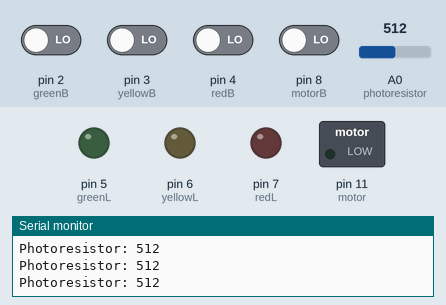
Bench run of a sketch on a simulated Arduino Uno, built with avr-gcc and run on an emulated ATmega328P. Parts: switched loads named in the sketch (green lamp = pin HIGH), output pins drawn as LEDs (lit = HIGH), the last lines printed to the serial monitor. The inputs (shaded band) are chosen by the test bench; at power-on: pin 2 (greenB), pin 3 (yellowB), pin 4 (redB), pin 8 (motorB) LOW, A0 (photoresistor) = 512.

Above: at 1.2 s.
1.3 s: A0 (photoresistor) set to 11
4.3 s: A0 (photoresistor) set to 8
At 4.8 s:
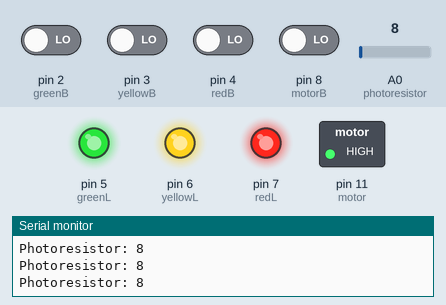
5.8 s: pin 2 (greenB) driven HIGH
At 6.6 s:
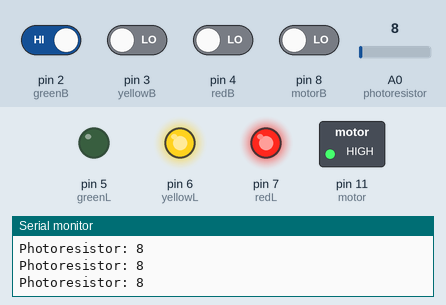
7.3 s: pin 3 (yellowB) driven HIGH
At 7.6 s:
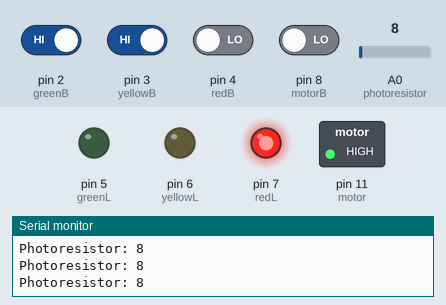
8.8 s: pin 4 (redB) driven HIGH
At 9.9 s:
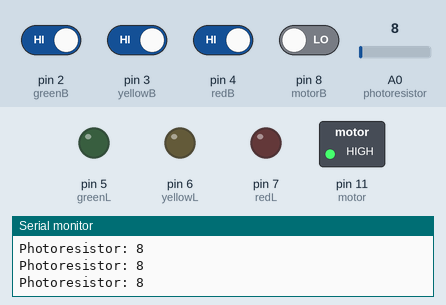
10.3 s: A0 (photoresistor) set to 122
At 11.0 s:
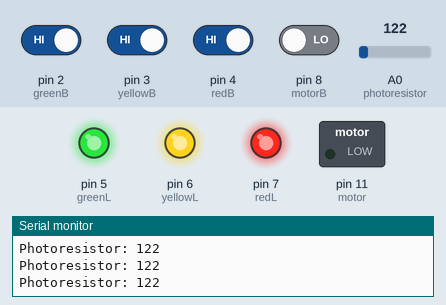
Timing chart, 0 to 12.8 s (numbered marks = the images above; inputs shaded):
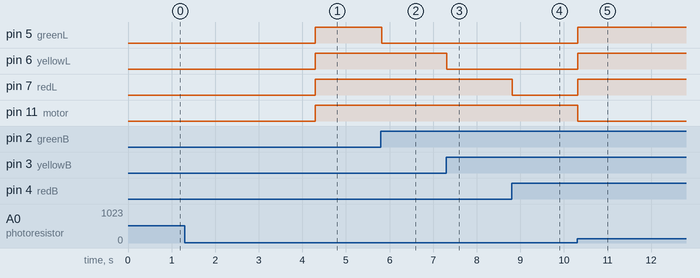

The sketch:

ArduinoControlTest.ino
```cpp
/*Joshua Liu
Arduino only
*/

#define greenB 2
#define yellowB 3
#define redB 4

#define greenL 5
#define yellowL 6
#define redL 7

#define photoresistor A0

#define motor 11

#define motorB 8

void setup() {
  Serial.begin(9600);

  pinMode(greenB, INPUT);
  pinMode(yellowB, INPUT);
  pinMode(redB, INPUT);

  pinMode(greenL, OUTPUT);
  pinMode(yellowL, OUTPUT);
  pinMode(redL, OUTPUT);

  pinMode(photoresistor, INPUT);

  pinMode(motor, OUTPUT);
  pinMode(motorB, INPUT);

  digitalWrite(greenL, LOW);
  digitalWrite(yellowL, LOW);
  digitalWrite(redL, LOW);

  Serial.println("Green off");
  Serial.println("Yellow off");
  Serial.println("Red off");
}

void loop() {
  Serial.print("Photoresistor: ");
  Serial.println(analogRead(photoresistor));
  if(analogRead(photoresistor) > 9){
    if(digitalRead(motorB) == 1){
      digitalWrite(motor, HIGH);
      //Serial.println("Motor on");
    }else{
      digitalWrite(motor, LOW);
      //Serial.println("Motor off");
    }
    if(digitalRead(greenB) == 1){
      digitalWrite(greenL, HIGH);
      //Serial.println("Green on");
    }else{
      digitalWrite(greenL, LOW);
      //Serial.println("Green off");
    }
    if(digitalRead(yellowB) == 1){
      digitalWrite(yellowL, HIGH);
      //Serial.println("Yellow on");
    }else{
      digitalWrite(yellowL, LOW);
      //Serial.println("Yellow off");
    }
    if(digitalRead(redB) == 1){
      digitalWrite(redL, HIGH);
      //Serial.println("Red on");
    }else{
      digitalWrite(redL, LOW);
      //Serial.println("Red off");
    }
  }else{
    if(digitalRead(motorB) == 1){
      digitalWrite(motor, LOW);
      //Serial.println("Motor off");
    }else{
      digitalWrite(motor, HIGH);
      //Serial.println("Motor on");
    }
    if(digitalRead(greenB) == 1){
      digitalWrite(greenL, LOW);
      //Serial.println("Green off");
    }else{
      digitalWrite(greenL, HIGH);
      //Serial.println("Green on");
    }
    if(digitalRead(yellowB) == 1){
      digitalWrite(yellowL, LOW);
      //Serial.println("Yellow off");
    }else{
      digitalWrite(yellowL, HIGH);
      //Serial.println("Yellow on");
    }
    if(digitalRead(redB) == 1){
      digitalWrite(redL, LOW);
      //Serial.println("Red off");
    }else{
      digitalWrite(redL, HIGH);
      //Serial.println("Red on");
    }
  }
}
```

Measured:
- the behaviour switches between 10 and 9 on A0 (photoresistor) (found by bisection; images 0 and 1)
- after the input at 4.3 s, pin 5 (greenL), pin 6 (yellowL), pin 7 (redL), pin 11 (motor): LOW → HIGH at once
- after the input at 5.8 s, pin 5 (greenL): HIGH → LOW at once
- after the input at 7.3 s, pin 6 (yellowL): HIGH → LOW at once
- after the input at 8.8 s, pin 7 (redL): HIGH → LOW at once
- after the input at 10.3 s, pin 5 (greenL), pin 6 (yellowL), pin 7 (redL): LOW → HIGH at once; pin 11 (motor): HIGH → LOW at once
